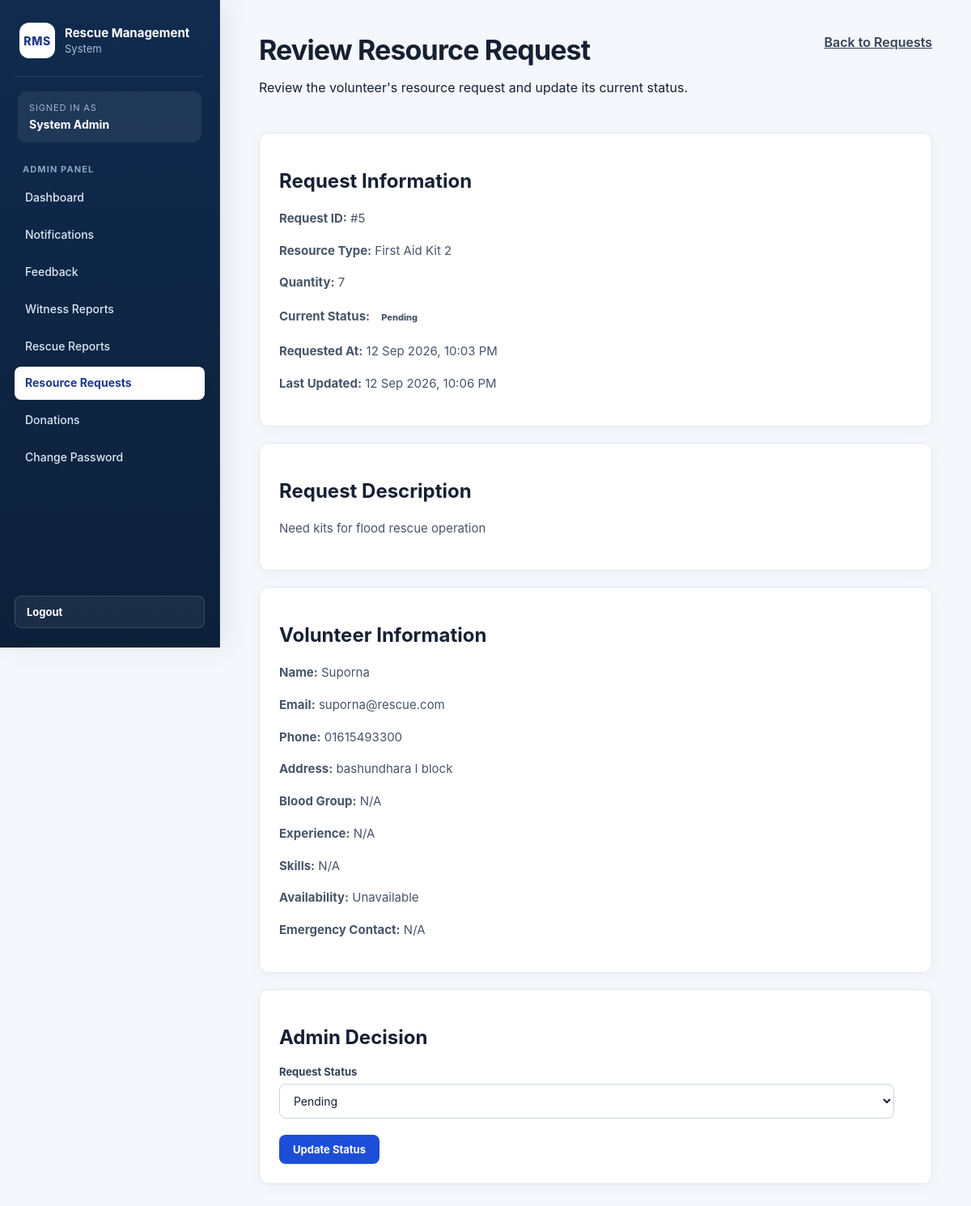
Page /index.php?page=admin-resource-request-view&id=5 (signed in) on the committed database.
### tables this page shows
CREATE TABLE `resource_requests` (
  `id` int(11) NOT NULL,
  `volunteer_id` int(11) NOT NULL,
  `resource_type` varchar(100) NOT NULL,
  `quantity` int(11) NOT NULL,
  `description` text DEFAULT NULL,
  `status` enum('pending','approved','rejected','completed') DEFAULT 'pending',
  `created_at` timestamp NOT NULL DEFAULT current_timestamp(),
  `updated_at` timestamp NOT NULL DEFAULT current_timestamp() ON UPDATE current_timestamp()
);

CREATE TABLE `users` (
  `id` int(11) NOT NULL,
  `name` varchar(100) NOT NULL,
  `username` varchar(50) NOT NULL,
  `email` varchar(150) NOT NULL,
  `phone` varchar(20) DEFAULT NULL,
  `password` varchar(255) NOT NULL,
  `role` enum('admin','volunteer','witness','help_seeker') NOT NULL,
  `created_at` timestamp NOT NULL DEFAULT current_timestamp(),
  `updated_at` timestamp NOT NULL DEFAULT current_timestamp() ON UPDATE current_timestamp()
);

CREATE TABLE `volunteer_profiles` (
  `id` int(11) NOT NULL,
  `user_id` int(11) NOT NULL,
  `address` varchar(255) DEFAULT NULL,
  `blood_group` varchar(10) DEFAULT NULL,
  `experience` varchar(255) DEFAULT NULL,
  `skills` text DEFAULT NULL,
  `emergency_contact` varchar(100) DEFAULT NULL,
  `availability_status` enum('available','unavailable','currently_rescuing') NOT NULL DEFAULT 'available',
  `created_at` timestamp NOT NULL DEFAULT current_timestamp(),
  `updated_at` timestamp NOT NULL DEFAULT current_timestamp() ON UPDATE current_timestamp()
);

### controllers/ResourceRequestController.php (called while the page is built, shortened)
<?php
require_once "models/ResourceRequestModel.php";
function showAdminResourceRequest(
    $conn,
    $request_id
) {
    $request_id =
        (int)$request_id;
    $request =
        getResourceRequestForAdminById(
            $conn,
            $request_id
        );
    require_once
        "views/admin/resource_requests/view.php";
}

### models/ResourceRequestModel.php (called while the page is built, shortened)
<?php
function getResourceRequestForAdminById(
    $conn,
    $request_id
) {
    $request_id =
        (int)$request_id;
    $sql = "
        SELECT
            rr.id,
            rr.volunteer_id,
            rr.resource_type,
            rr.quantity,
            rr.description,
            rr.status,
            rr.created_at,
            rr.updated_at,
            u.name AS volunteer_name,
            u.email AS volunteer_email,
            u.phone AS volunteer_phone,
            COALESCE(
                vp.availability_status,
                'unavailable'
            ) AS availability_status,
            COALESCE(
                vp.availability_status,
                'unavailable'
            ) AS volunteer_availability,
            vp.address AS volunteer_address,
            vp.blood_group AS volunteer_blood_group,
            vp.experience AS volunteer_experience,
            vp.skills AS volunteer_skills,
            vp.emergency_contact
                AS volunteer_emergency_contact
        FROM resource_requests AS rr
        INNER JOIN users AS u
            ON rr.volunteer_id = u.id
        LEFT JOIN volunteer_profiles AS vp
            ON u.id = vp.user_id
        WHERE rr.id = ?
        AND u.role = 'volunteer'
        LIMIT 1
    ";
    $stmt =
        mysqli_prepare(
            $conn,
            $sql
        );
    mysqli_stmt_bind_param(
        $stmt,
        "i",
        $request_id
    );
    if (!mysqli_stmt_execute($stmt)) {
        mysqli_stmt_close($stmt);
        return null;
    }
    $result =
        mysqli_stmt_get_result($stmt);
    $request =
        mysqli_fetch_assoc($result);
    return $request ?: null;
}

### views/admin/resource_requests/view.php (the view, shortened to what this page needs)
<?php
require_once "views/partials/header.php";
require_once "views/partials/sidebar.php";
?>
<div class="content">
    <div class="page-header">
        <div>
            <h1>Review Resource Request</h1>
            <p>
                Review the volunteer's resource request
                and update its current status.
            </p>
        </div>
        <div>
            <a
                href="index.php?page=admin-resource-requests"
                class="btn"
            >
                Back to Requests
            </a>
        </div>
    </div>
    <div class="card">
        <h2>Request Information</h2>
        <p>
            <strong>Request ID:</strong>
            #<?= (int)$request['id']; ?>
        </p>
        <p>
            <strong>Resource Type:</strong>
            <?= htmlspecialchars(
                ucfirst(
                    str_replace(
                        '_',
                        ' ',
                        $request['resource_type']
                        ?? 'N/A'
                    )
                )
            ); ?>
        </p>
        <p>
            <strong>Quantity:</strong>
            <?= (int)(
                $request['quantity']
                ?? 0
            ); ?>
        </p>
        <p>
            <strong>Current Status:</strong>
            <span class="status-badge">
                <?= htmlspecialchars(
                    ucfirst(
                        $request['status']
                        ?? 'pending'
                    )
                ); ?>
            </span>
        </p>
        <p>
            <strong>Requested At:</strong>
            <?php
            $createdAt =
                $request['created_at']
                ?? '';
            echo $createdAt
                ? htmlspecialchars(
                    date(
                        'd M Y, h:i A',
                        strtotime($createdAt)
                    )
                )
                : 'N/A';
            ?>
        </p>
        <p>
            <strong>Last Updated:</strong>
            <?php
            $updatedAt =
                $request['updated_at']
                ?? '';
            echo $updatedAt
                ? htmlspecialchars(
                    date(
                        'd M Y, h:i A',
                        strtotime($updatedAt)
                    )
                )
                : 'N/A';
            ?>
        </p>
    </div>
    <div class="card">
        <h2>Request Description</h2>
        <p>
            <?= nl2br(
                htmlspecialchars(
                    $request['description']
                    ?? 'No description provided.'
                )
            ); ?>
        </p>
    </div>
    <div class="card">
        <h2>Volunteer Information</h2>
        <p>
            <strong>Name:</strong>
            <?= htmlspecialchars(
                $request['volunteer_name']
                ?? 'N/A'
            ); ?>
        </p>
        <p>
            <strong>Email:</strong>
            <?= htmlspecialchars(
                $request['volunteer_email']
                ?? 'N/A'
            ); ?>
        </p>
        <p>
            <strong>Phone:</strong>
            <?= htmlspecialchars(
                $request['volunteer_phone']
                ?? 'N/A'
            ); ?>
        </p>
        <p>
            <strong>Address:</strong>
            <?= htmlspecialchars(
                $request['volunteer_address']
                ?? 'N/A'
            ); ?>
        </p>
        <p>
            <strong>Blood Group:</strong>
            <?= htmlspecialchars(
                $request['blood_group']
                ?? 'N/A'
            ); ?>
        </p>
        <p>
            <strong>Experience:</strong>
            <?= htmlspecialchars(
                $request['experience']
                ?? 'N/A'
            ); ?>
        </p>
        <p>
            <strong>Skills:</strong>
            <?= htmlspecialchars(
                $request['skills']
                ?? 'N/A'
            ); ?>
        </p>
        <p>
            <strong>Availability:</strong>
            <?= htmlspecialchars(
                ucfirst(
                    str_replace(
                        '_',
                        ' ',
                        $request['availability_status']
                        ?? 'N/A'
                    )
                )
            ); ?>
        </p>
        <p>
            <strong>Emergency Contact:</strong>
            <?= htmlspecialchars(
                $request['emergency_contact']
                ?? 'N/A'
            ); ?>
        </p>
    </div>
    <div class="card">
        <h2>Admin Decision</h2>
        <?php
        $currentStatus =
            $request['status']
            ?? 'pending';
        ?>
        <form
            method="POST"
            action="index.php?page=admin-resource-request-view&id=<?= (int)$request['id']; ?>"
        >
            <div class="form-group">
                <label for="status">
                    Request Status
                </label>
                <select
                    name="status"
                    id="status"
                    required
                >
                    <option
                        value="pending"
                        <?= $currentStatus === 'pending'
                            ? 'selected'
                            : ''; ?>
                    >
                        Pending
                    </option>
                </select>
            </div>
            <button
                type="submit"
                class="btn btn-primary"
            >
                Update Status
            </button>
        </form>
    </div>
</div>
<?php
require_once "views/partials/footer.php";
?>

### assets/css/style.css (style rules this page uses)
* { box-sizing: border-box; }
body { margin: 0; font-family: Arial, Helvetica, sans-serif; background: #f5f6f8; color: #1f2937; }
.content { margin-left: 280px; padding: 45px; min-height: 100vh; background: white; }
.content h1 { margin-top: 0; margin-bottom: 20px; font-size: 36px; line-height: 1.2; color: #111827; }
.card { max-width: 760px; background: white; border: 1px solid #dcdfe4; padding: 25px; margin-top: 22px; margin-bottom: 22px; }
.card p { font-size: 16px; line-height: 1.6; }
.content a { color: #344256; font-weight: 600; text-decoration: underline; }
.content>form, .card form { max-width: 700px; }
.content>form div, .card form div { margin-bottom: 20px; }
label { display: block; margin-bottom: 8px; font-size: 16px; font-weight: bold; color: #111827; }
input, textarea, select { width: 100%; padding: 11px 12px; border: 1px solid #cfd3d8; background: white; font-family: Arial, Helvetica, sans-serif; font-size: 15px; outline: none; }
button { background: #344256; color: white; border: none; padding: 11px 18px; font-family: Arial, Helvetica, sans-serif; font-size: 15px; font-weight: 600; cursor: pointer; }
@media screen { :root { --primary: #1d4ed8; --primary-dark: #1e3a8a; --primary-soft: #eff6ff; --sidebar: #0f2747; --sidebar-hover: #183a67; --danger: #dc2626; --danger-soft: #fef2f2; --success: #15803d; --success-soft: #f0fdf4; --warning: #b45309; --warning-soft: #fffbeb; --info: #0369a1; --info-soft: #f0f9ff; --text: #172033; --muted: #64748b; --border: #e2e8f0; --surface: #ffffff; --background: #f4f7fb; --shadow: 0 10px 30px rgba(15, 39, 71, 0.07); --shadow-hover: 0 16px 38px rgba(15, 39, 71, 0.12); } }
@media screen { html { min-height: 100%; background: var(--background); } }
@media screen { body { min-height: 100vh; margin: 0; font-family: Inter, "Segoe UI", Arial, Helvetica, sans-serif; background: var(--background); color: var(--text); } }
@media screen { a { transition: color 0.2s ease, background 0.2s ease, border-color 0.2s ease, transform 0.2s ease; } }
@media screen { .content { min-height: 100vh; margin-left: 272px; padding: 42px 48px 60px; background: var(--background); } }
@media screen { .content > * { max-width: 1180px; } }
@media screen { .content h1 { margin: 0 0 10px; color: var(--text); font-size: 34px; line-height: 1.18; letter-spacing: -0.025em; } }
@media screen { .content h2 { color: var(--text); } }
@media screen { .page-header { display: flex; justify-content: space-between; align-items: flex-start; gap: 24px; margin-bottom: 30px; } }
@media screen { .card { max-width: 920px; margin: 0 0 20px; padding: 24px; border: 1px solid var(--border); border-radius: 12px; background: var(--surface); box-shadow: 0 4px 16px rgba(15, 23, 42, 0.035); } }
@media screen { .card p { color: #475569; font-size: 15px; line-height: 1.65; } }
@media screen { .status-pill, .status-badge { display: inline-flex; align-items: center; width: fit-content; padding: 6px 10px; border-radius: 999px; font-size: 11px; font-weight: 800; text-transform: capitalize; } }
@media screen { .content > form, .card form { max-width: 760px; } }
@media screen { label { margin-bottom: 7px; color: #334155; font-size: 13px; font-weight: 700; } }
@media screen { input, textarea, select { width: 100%; padding: 11px 13px; border: 1px solid #cbd5e1; border-radius: 8px; background: #ffffff; color: var(--text); font-family: inherit; font-size: 14px; outline: none; transition: border-color 0.2s ease, box-shadow 0.2s ease; } }
@media screen { button { padding: 10px 17px; border: none; border-radius: 8px; background: var(--primary); color: #ffffff; font-family: inherit; font-size: 13px; font-weight: 700; cursor: pointer; transition: background 0.2s ease, transform 0.2s ease, box-shadow 0.2s ease; } }

### rows in the picture
resource_requests: id "5", resource_type "First Aid Kit 2", quantity "7", status "Pending", created_at "12 Sep 2026, 10:03 PM", updated_at "12 Sep 2026, 10:06 PM", description "Need kits for flood rescue operation", users.name "Suporna", users.email "suporna@rescue.com", users.phone "01615493300", volunteer_profiles.address "bashundhara I block"

### other values in the picture
$userName "System Admin"
$request['blood_group'] "N/A"
$request['experience'] "N/A"
$request['skills'] "N/A"
$request['emergency_contact'] "N/A"
